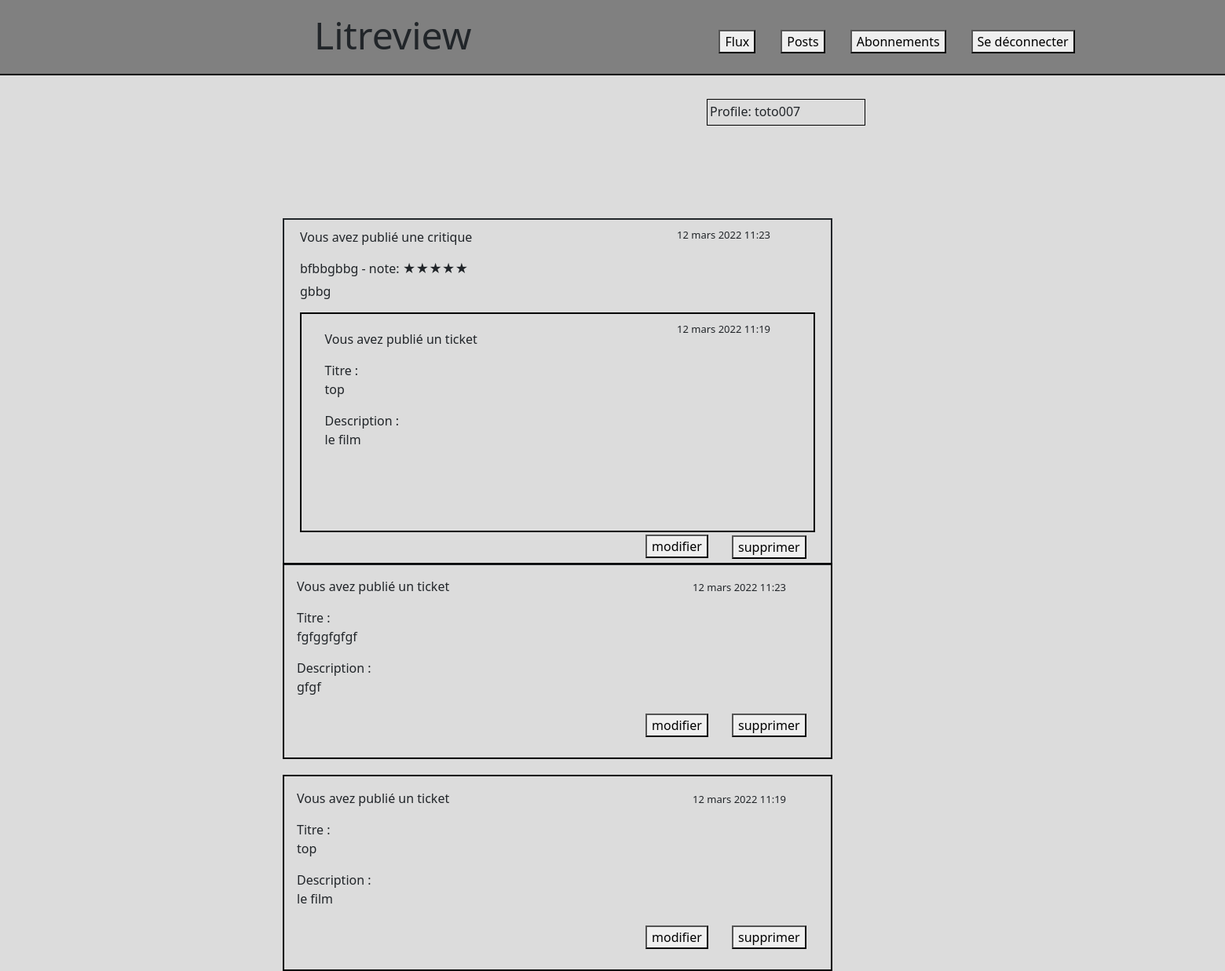
Before: /flux/posts/ (signed in) with the older database file.
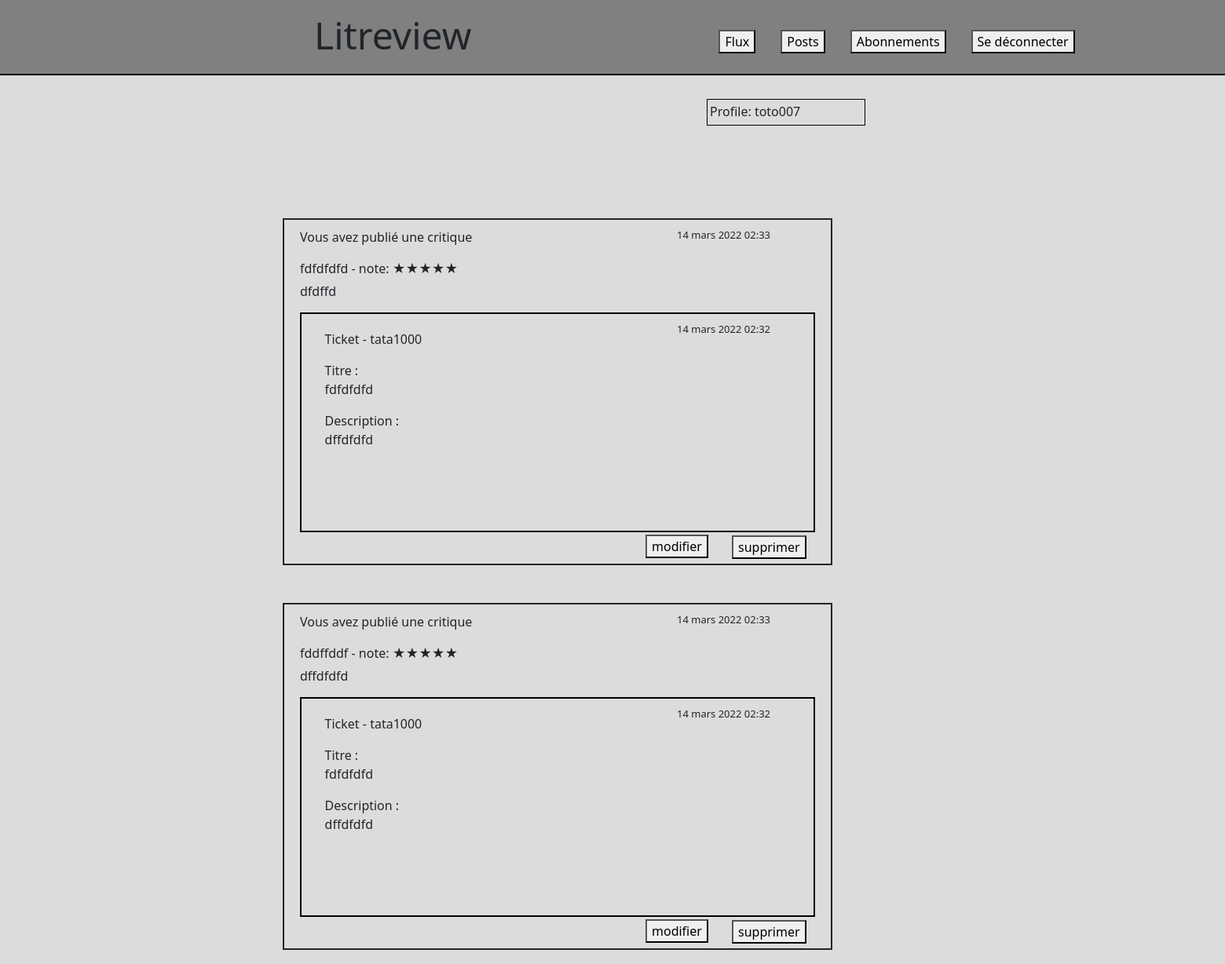
After: the same page with the newer database file.
### litreview/models.py (models this page shows, shortened)
class Review(models.Model):
    ticket = models.ForeignKey(Ticket, on_delete=models.CASCADE)
    rating = models.PositiveSmallIntegerField(validators=[MinValueValidator(0), MaxValueValidator(5)])
    user = models.ForeignKey(settings.AUTH_USER_MODEL, on_delete=models.CASCADE)
    headline = models.CharField(max_length=128)
    body = models.TextField(max_length=8192, blank=True)
    time_created = models.DateTimeField(auto_now_add=True)
    answer_review = models.BooleanField(default=False)

class Ticket(models.Model):
    title = models.CharField(max_length=128)
    description = models.TextField(max_length=128)
    user = models.ForeignKey(settings.AUTH_USER_MODEL, on_delete=models.CASCADE)
    time_created = models.DateTimeField(auto_now_add=True)
    answer_review = models.BooleanField(default=False)

### authentication/models.py (models this page shows)
class User(AbstractUser):
    pass

### litreview/views.py (the view, shortened to what this page needs)
# urls.py: path('posts/', PostUserListView.as_view(), name='litreview-posts'),
class PostUserListView(LoginRequiredMixin, ListView):
    template_name = 'litreview/postuser.html'
    success_url = reverse_lazy('litreview-posts')
    def get_queryset(self):
        user_review = Review.objects.filter(user=self.request.user)
        user_ticket = Ticket.objects.filter(user=self.request.user)
        posts = sorted(chain(user_review, user_ticket), key=lambda post: post.time_created, reverse=True)
        qs = [{ContentType.objects.get_for_model(type(x)).name: x} for x in posts]
        return qs

### litreview/templates/litreview/postuser.html (shortened to what this page needs)
{% extends "litreview/base.html" %}
{% block content %}
    {% for obj in object_list %}
        {% if obj.ticket %}
            <div class="ticket-flux">
                {% include 'litreview/ticket.html' %}
                <div class="btn-modified-delete-ticket">
                    <div><a href="{% url 'litreview-modifiedticket' obj.ticket.id %}">
                        <button class="modified-btn-ticket" type="button">modifier</button></a>
                    </div>
                    <div>
                        <form method="POST">
                            <button class="delete-btn-ticket" type="submit" name="delete-ticket"
                                    value="{{ obj.ticket.id }}">supprimer</button>
                        </form>
                    </div>
                </div>
            </div>
        {% elif obj.review %}
            <div class="review-main-posts">
                {% include 'litreview/review.html' %}
                    <div class="btn-modificationpost">
                        <div class ="btn-modified-post">
                            <a href="{% url 'litreview-modifiedanswercritique' obj.review.id %}">
                            <button  type="button">modifier</button></a>
                        </div>
                        <div class ="btn-delete-post">
                            <form method="POST">
                                <button  type="submit" name="delete-review"
                                         value="{{ obj.review.id }}">supprimer</button>
                            </form>
                        </div>
                    </div>
            </div>
        {% endif %}
    {% endfor %}
{% endblock %}

### litreview/templates/litreview/review.html
{% block content %}
  <div class="reviewflux">
      {% if user.username == obj.review.user.username %}
          <div class="review-user-flux"><p> Vous avez publié une critique</p></div>
      {% else %}
          <div class="review-user-flux"><p> {{obj.review.user.username}} a publié une critique</p></div>
      {% endif %}
      <div class="head-review-posts">
          <span>{{ obj.review.headline }} - note:
          {% if obj.review.rating == 1 %}
              <span>★</span>
          {% elif obj.review.rating == 2  %}
              <span>★★</span>
          {% elif obj.review.rating == 3  %}
              <span>★★★</span>
          {% elif obj.review.rating == 4  %}
              <span>★★★★</span>
          {% elif obj.review.rating == 5  %}
              <span>★★★★★</span>
          {% endif %}
      </span>
      </div>
          <div class="body-review-flux">{{ obj.review.body }}</div>
          <div class="post-time-review">{{ obj.review.time_created }}</div>
          <div class="review-ticket">
              {% if user.username == obj.review.ticket.user.username %}
                  <div class="review-user-flux" ><p>Vous avez publié un ticket</p></div>
              {% else %}
                  <div class="review-user-flux" ><p>Ticket - {{obj.review.ticket.user.username}}</p></div>
              {% endif %}
              <div class="titlepost">Titre : <p>{{ obj.review.ticket.title }}</p></div>
              <div class="descriptionpost">Description :<p>{{ obj.review.ticket.description}}</p></div>
              <div class="post-time"><p>{{ obj.review.ticket.time_created }}</p></div>
          </div>
    </div>
{% endblock %}

### litreview/templates/litreview/ticket.html
{% block content %}
    <div class="ticket-user">
        {% if user.username == obj.ticket.user.username %}
            <p>Vous avez publié un ticket</p>
        {% else %}
            <p> {{obj.ticket.user.username}} a publié une critique</p>
        {% endif %}
        <div class="ticket-title-post">Titre : <p>{{ obj.ticket.title }}</p></div>
        <div class="ticket-description-post">Description :<p>{{ obj.ticket.description}}</p></div>
        <div class="ticket-post-time"><p>{{ obj.ticket.time_created }}</p></div>
    </div>
{% endblock %}

Changed rows visible on the page:
removed Review: shows "Vous avez publié une critique", review.headline "bfbbgbbg", review.body "gbbg", review.time_created "12 mars 2022 11:23", shows "Vous avez publié un ticket", review.ticket "top", review.ticket.description "le film", review.ticket.time_created "12 mars 2022 11:19", {{ obj.review.id }} 92 (drawn)
removed Ticket: shows "Vous avez publié un ticket", ticket "fgfggfgfgf", ticket.description "gfgf", ticket.time_created "12 mars 2022 11:23", {{ obj.ticket.id }} 113 (drawn)
removed Ticket: shows "Vous avez publié un ticket", ticket "top", ticket.description "le film", ticket.time_created "12 mars 2022 11:19", {{ obj.ticket.id }} 112 (drawn)
added Review: shows "Vous avez publié une critique", review.headline "fdfdfdfd", review.body "dfdffd", review.time_created "14 mars 2022 02:33", review.ticket.user.username "tata1000", review.ticket "fdfdfdfd", review.ticket.description "dffdfdfd", review.ticket.time_created "14 mars 2022 02:32", {{ obj.review.id }} 212 (drawn)
added Review: shows "Vous avez publié une critique", review.headline "fddffddf", review.body "dffdfdfd", review.time_created "14 mars 2022 02:33", review.ticket.user.username "tata1000", review.ticket "fdfdfdfd", review.ticket.description "dffdfdfd", review.ticket.time_created "14 mars 2022 02:32", {{ obj.review.id }} 211 (drawn)
